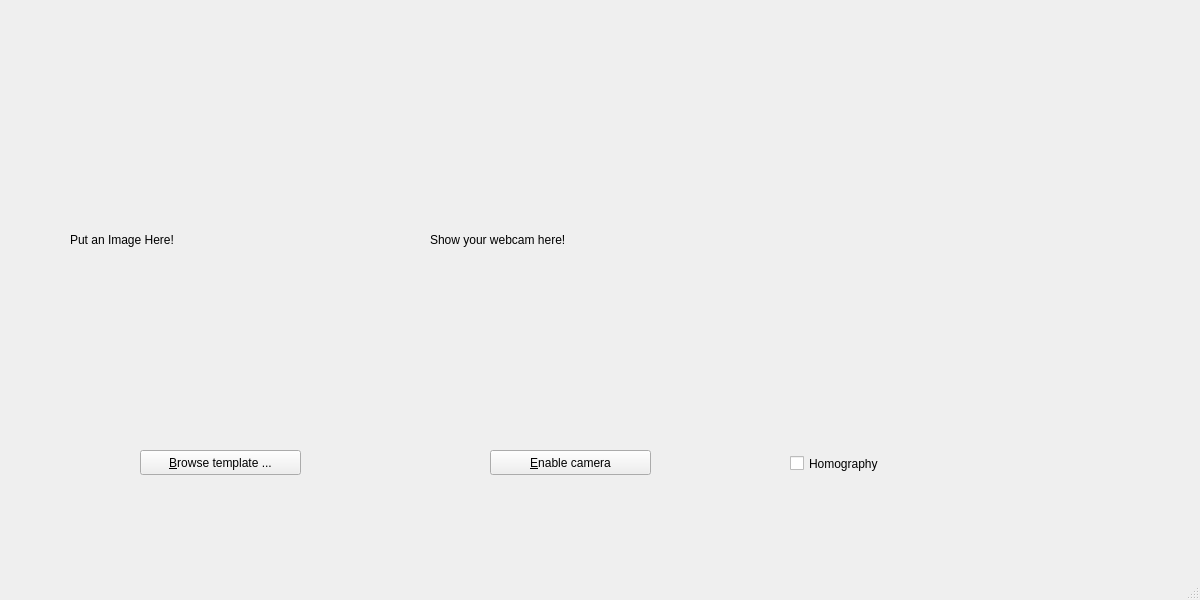
<?xml version="1.0" encoding="UTF-8"?>
<ui version="4.0">
 <class>MainWindow</class>
 <widget class="QMainWindow" name="MainWindow">
  <property name="geometry">
   <rect>
    <x>0</x>
    <y>0</y>
    <width>1200</width>
    <height>600</height>
   </rect>
  </property>
  <property name="windowTitle">
   <string>SIFT Demo</string>
  </property>
  <widget class="QWidget" name="centralwidget">
   <widget class="QPushButton" name="toggle_cam_button">
    <property name="geometry">
     <rect>
      <x>490</x>
      <y>450</y>
      <width>161</width>
      <height>25</height>
     </rect>
    </property>
    <property name="text">
     <string>&amp;Enable camera</string>
    </property>
   </widget>
   <widget class="QPushButton" name="browse_button">
    <property name="geometry">
     <rect>
      <x>140</x>
      <y>450</y>
      <width>161</width>
      <height>25</height>
     </rect>
    </property>
    <property name="text">
     <string>&amp;Browse template ...</string>
    </property>
   </widget>
   <widget class="QLabel" name="template_label">
    <property name="geometry">
     <rect>
      <x>70</x>
      <y>120</y>
      <width>320</width>
      <height>240</height>
     </rect>
    </property>
    <property name="text">
     <string>Put an Image Here!</string>
    </property>
   </widget>
   <widget class="QLabel" name="live_image_label">
    <property name="geometry">
     <rect>
      <x>430</x>
      <y>120</y>
      <width>800</width>
      <height>240</height>
     </rect>
    </property>
    <property name="text">
     <string>Show your webcam here!</string>
    </property>
   </widget>
   <widget class="QCheckBox" name="homography">
    <property name="geometry">
     <rect>
      <x>790</x>
      <y>450</y>
      <width>161</width>
      <height>27</height>
     </rect>
    </property>
    <property name="text">
     <string>Homography</string>
    </property>
   </widget>
  </widget>
  <widget class="QMenuBar" name="menubar">
   <property name="geometry">
    <rect>
     <x>0</x>
     <y>0</y>
     <width>1200</width>
     <height>26</height>
    </rect>
   </property>
  </widget>
  <widget class="QStatusBar" name="statusbar"/>
 </widget>
 <resources/>
 <connections/>
</ui>
